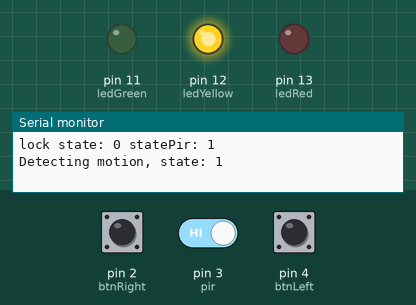
The sketch below on a simulated Arduino Uno, built with avr-gcc and run on an emulated ATmega328P. On the bench: output pins drawn as LEDs (lit = HIGH), the last lines printed to the serial monitor. The test bench sets the inputs (shaded band); at power-on: pin 2 (btnRight) LOW, pin 3 (pir) HIGH, pin 4 (btnLeft) LOW.

Above: at 1.2 s.
1.3 s: pin 2 (btnRight) pulled HIGH for 1 s
At 2.1 s:
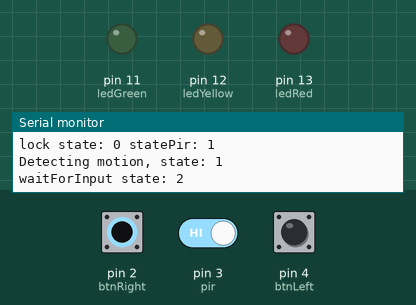
5.3 s: pin 3 (pir) driven LOW
At 6.8 s:
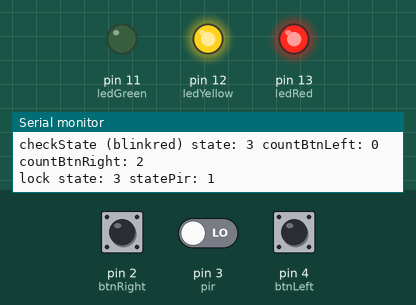
8.3 s: pin 3 (pir) driven HIGH
At 8.7 s:
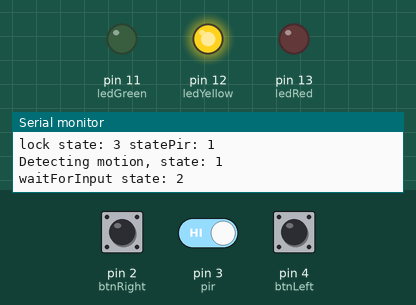
11.3 s: pin 2 (btnRight) pulled HIGH for 3.2 s
At 14.1 s:
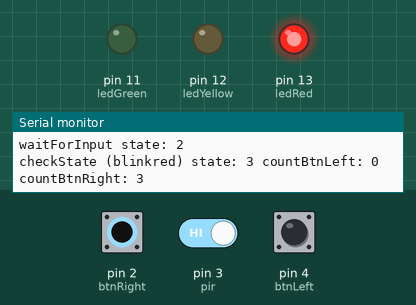
16.0 s: pin 2 (btnRight) driven HIGH and pin 3 (pir) driven LOW
At 18.5 s:
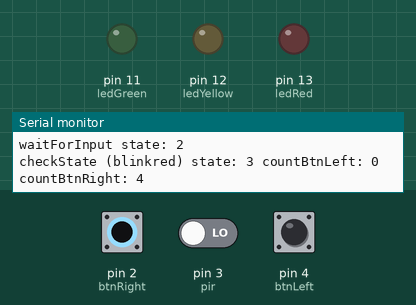
Timing chart, 0 to 20.0 s (numbered marks = the images above; inputs shaded):
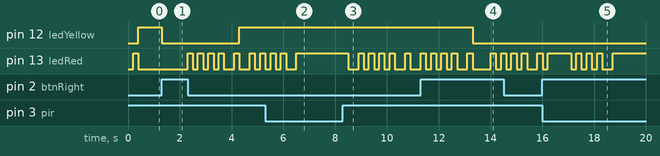

The sketch:

access_control_device.ino
```cpp
int ledRed = 13;
int ledYellow = 12;
int ledGreen = 11;
int btnLeft = 4;
int btnRight = 2;
int pir = 3;

int state = 0;
int countBtnLeft = 0;
int countBtnRight = 0;

unsigned long startMillis;
unsigned long currentMillis;
const unsigned long period = 10000;

void setup()
{
    pinMode(ledRed, OUTPUT);
    pinMode(ledYellow, OUTPUT);
    pinMode(ledGreen, OUTPUT);
    pinMode(btnLeft, INPUT);
    pinMode(btnRight, INPUT);
    pinMode(pir, INPUT);
    startMillis = millis();
    Serial.begin(9600);
}

void loop()
{
    bool statePir = digitalRead(pir);
    bool stateBtnLeft = digitalRead(btnLeft);
    bool stateBtnRight = digitalRead(btnRight);

    currentMillis = millis();
    if (!statePir && (currentMillis - startMillis >= period))
    {
        Serial.println((String) "Timeout system for " + period + " ms locking");
        startMillis = currentMillis;
        lock(statePir);
    }

    switch (state)
    {
    case 1:
        detectMotion(statePir);
        break;
    case 2:
        waitForInput(stateBtnLeft, stateBtnRight);
        break;
    case 3:
        checkState();
        break;
    case 4:
        unlock(stateBtnLeft, stateBtnRight);
        break;
    default:
        lock(statePir);
        break;
    }
}

void detectMotion(bool statePir)
{
    if (statePir)
    {
        Serial.println((String) "Detecting motion, state: " + state);
        delay(200);
        digitalWrite(ledRed, LOW);
        state = 2;
    }
}

void waitForInput(bool stateBtnLeft, bool stateBtnRight)
{
    digitalWrite(ledYellow, HIGH);

    if (stateBtnLeft)
        countBtnLeft++;

    if (stateBtnRight)
        countBtnRight++;

    if (stateBtnLeft || stateBtnRight)
    {
        digitalWrite(ledYellow, LOW);
        delay(300);
    }

    if (countBtnLeft + countBtnRight >= 2)
    {
        Serial.println((String) "waitForInput state: " + state);
        delay(200);
        state = 3;
    }
}

void checkState()
{
    if (countBtnLeft == 1 && countBtnRight == 1)
    {
        Serial.println((String) "checkState state: " + state + " countBtnLeft: " + countBtnLeft + " countBtnRight: " + countBtnRight);
        delay(200);
        digitalWrite(ledGreen, HIGH);
        state = 4;
    }
    else
    {
        Serial.println((String) "checkState (blinkred) state: " + state + " countBtnLeft: " + countBtnLeft + " countBtnRight: " + countBtnRight);
        delay(200);
        blinkRed();
        lock(1);
    }
}

void unlock(bool stateBtnLeft, bool stateBtnRight)
{
    Serial.println((String) "Unlock state: " + state);
    delay(200);
    digitalWrite(ledRed, LOW);
    digitalWrite(ledYellow, LOW);
    digitalWrite(ledGreen, HIGH);
    delay(5000);
    digitalWrite(ledRed, HIGH);
    digitalWrite(ledGreen, LOW);

    countBtnLeft = 0;
    countBtnRight = 0;
    state = 0;
    Serial.println((String) "Reset count: " + stateBtnLeft + ", " + stateBtnRight);
    delay(200);
}

void lock(bool statePir)
{
    Serial.println((String) "lock state: " + state + " statePir: " + statePir);
    delay(200);
    digitalWrite(ledRed, HIGH);
    digitalWrite(ledGreen, LOW);
    if (statePir)
        state = 1;
}

void blinkRed()
{
    for (int i = 0; i < 4; i++)
    {
        digitalWrite(ledRed, HIGH);
        delay(200);
        digitalWrite(ledRed, LOW);
        delay(200);
    }
}
```

Measured:
- after the input at 1.3 s, pin 12 (ledYellow): HIGH → LOW at once, → HIGH 3.0 s later; pin 13 (ledRed): LOW → HIGH after 1.0 s, then repeats every 0.60 s: HIGH 0.20 s, LOW 0.40 s
- after the input at 5.3 s, pin 13 (ledRed): goes on until 6.5 s, then stays HIGH
- after the input at 8.3 s, pin 13 (ledRed): goes LOW 0.40 s, 3 × (HIGH 0.20 s, LOW 0.20 s), HIGH 0.20 s, LOW 0.40 s, HIGH 0.20 s, then LOW, starting after 0.20 s
- after the input at 11.3 s, pin 12 (ledYellow): HIGH → LOW after 2.0 s
- after the input at 16.0 s, pin 12 (ledYellow): stays LOW (without the input it goes to HIGH after 0.01 s)
